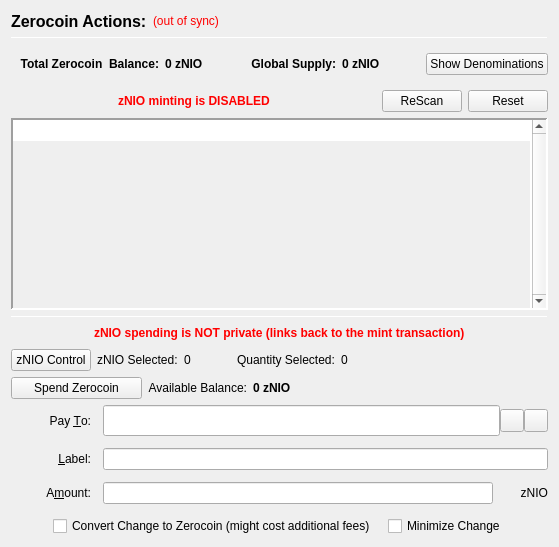
                  <widget class="QFrame" name="verticalFrameLeft">
                   <layout class="QVBoxLayout" name="verticalLayout_2">
                    <item>
                     <layout class="QVBoxLayout" name="verticalLayout_3">
                      <item>
                       <layout class="QHBoxLayout" name="horizontalLayout_3">
                        <item>
                         <widget class="QLabel" name="labelzNIOActions">
                          <property name="font">
                           <font>
                            <pointsize>12</pointsize>
                            <weight>75</weight>
                            <bold>true</bold>
                           </font>
                          </property>
                          <property name="text">
                           <string>Zerocoin Actions:</string>
                          </property>
                          <property name="alignment">
                           <set>Qt::AlignLeading|Qt::AlignLeft|Qt::AlignVCenter</set>
                          </property>
                         </widget>
                        </item>
                        <item>
                         <widget class="QLabel" name="labelzNIOSyncStatus">
                          <property name="toolTip">
                           <string>The displayed information may be out of date. Your wallet automatically synchronizes with the Nioshares network after a connection is established, but this process has not completed yet.</string>
                          </property>
                          <property name="styleSheet">
                           <string notr="true">QLabel { color: red; }</string>
                          </property>
                          <property name="text">
                           <string notr="true">(out of sync)</string>
                          </property>
                          <property name="alignment">
                           <set>Qt::AlignLeading|Qt::AlignLeft|Qt::AlignVCenter</set>
                          </property>
                         </widget>
                        </item>
                        <item>
                         <spacer name="horizontalSpacer">
                          <property name="orientation">
                           <enum>Qt::Horizontal</enum>
                          </property>
                          <property name="sizeHint" stdset="0">
                           <size>
                            <width>40</width>
                            <height>20</height>
                           </size>
                          </property>
                         </spacer>
                        </item>
                       </layout>
                      </item>
                      <item>
                       <widget class="Line" name="lineUpperLeft">
                        <property name="minimumSize">
                         <size>
                          <width>0</width>
                          <height>1</height>
                         </size>
                        </property>
                        <property name="maximumSize">
                         <size>
                          <width>16777215</width>
                          <height>1</height>
                         </size>
                        </property>
                        <property name="frameShadow">
                         <enum>QFrame::Sunken</enum>
                        </property>
                        <property name="orientation">
                         <enum>Qt::Horizontal</enum>
                        </property>
                       </widget>
                      </item>
                      <item>
                       <widget class="QFrame" name="balanceSupplyFrame">
                        <layout class="QHBoxLayout" name="horizontalLayout_2" stretch="0,0,0,1,0">
                         <property name="rightMargin">
                          <number>0</number>
                         </property>
                         <item>
                          <layout class="QHBoxLayout" name="horizontalLayout_34">
                           <item>
                            <widget class="QLabel" name="labelzAvailableText_3">
                             <property name="font">
                              <font>
                               <weight>75</weight>
                               <bold>true</bold>
                              </font>
                             </property>
                             <property name="toolTip">
                              <string>Total Balance including unconfirmed and immature zNIO</string>
                             </property>
                             <property name="text">
                              <string>Total Zerocoin  Balance:</string>
                             </property>
                             <property name="alignment">
                              <set>Qt::AlignRight|Qt::AlignTrailing|Qt::AlignVCenter</set>
                             </property>
                            </widget>
                           </item>
                           <item>
                            <widget class="QLabel" name="labelzAvailableAmount_4">
                             <property name="minimumSize">
                              <size>
                               <width>40</width>
                               <height>0</height>
                              </size>
                             </property>
                             <property name="font">
                              <font>
                               <weight>75</weight>
                               <bold>true</bold>
                              </font>
                             </property>
                             <property name="toolTip">
                              <string>Total Balance including unconfirmed and immature zNIO</string>
                             </property>
                             <property name="text">
                              <string>0 zNIO</string>
                             </property>
                             <property name="alignment">
                              <set>Qt::AlignLeading|Qt::AlignLeft|Qt::AlignVCenter</set>
                             </property>
                            </widget>
                           </item>
                          </layout>
                         </item>
                         <item>
                          <spacer name="horizontalSpacer_32">
                           <property name="orientation">
                            <enum>Qt::Horizontal</enum>
                           </property>
                           <property name="sizeHint" stdset="0">
                            <size>
                             <width>40</width>
                             <height>20</height>
                            </size>
                           </property>
                          </spacer>
                         </item>
                         <item>
                          <layout class="QHBoxLayout" name="horizontalLayout_35">
                           <item>
                            <widget class="QLabel" name="labelZsupplyText_2">
                             <property name="font">
                              <font>
                               <weight>75</weight>
                               <bold>true</bold>
                              </font>
                             </property>
                             <property name="text">
                              <string>Global Supply:</string>
                             </property>
                             <property name="alignment">
                              <set>Qt::AlignRight|Qt::AlignTrailing|Qt::AlignVCenter</set>
                             </property>
                            </widget>
                           </item>
                           <item>
                            <widget class="QLabel" name="labelZsupplyAmount_2">
                             <property name="font">
                              <font>
                               <weight>75</weight>
                               <bold>true</bold>
                              </font>
                             </property>
                             <property name="text">
                              <string>0 zNIO</string>
                             </property>
                            </widget>
                           </item>
                          </layout>
                         </item>
                         <item>
                          <spacer name="horizontalSpacer_31">
                           <property name="orientation">
                            <enum>Qt::Horizontal</enum>
                           </property>
                           <property name="sizeHint" stdset="0">
                            <size>
                             <width>40</width>
                             <height>20</height>
                            </size>
                           </property>
                          </spacer>
                         </item>
                         <item>
                          <widget class="QPushButton" name="pushButtonShowDenoms">
                           <property name="toolTip">
                            <string>Show zNIO denominations list</string>
                           </property>
                           <property name="text">
                            <string>Show Denominations</string>
                           </property>
                          </widget>
                         </item>
                        </layout>
                       </widget>
                      </item>
                      <item>
                       <layout class="QHBoxLayout" name="horizontalLayout_4">
                        <item>
                         <spacer name="horizontalSpacer_2">
                          <property name="orientation">
                           <enum>Qt::Horizontal</enum>
                          </property>
                          <property name="sizeHint" stdset="0">
                           <size>
                            <width>40</width>
                            <height>20</height>
                           </size>
                          </property>
                         </spacer>
                        </item>
                        <item>
                         <widget class="QLabel" name="label">
                          <property name="styleSheet">
                           <string notr="true">color: red;
font-weight: bold;</string>
                          </property>
                          <property name="text">
                           <string>zNIO minting is DISABLED</string>
                          </property>
                         </widget>
                        </item>
                        <item>
                         <spacer name="horizontalSpacer_3">
                          <property name="orientation">
                           <enum>Qt::Horizontal</enum>
                          </property>
                          <property name="sizeHint" stdset="0">
                           <size>
                            <width>40</width>
                            <height>20</height>
                           </size>
                          </property>
                         </spacer>
                        </item>
                        <item>
                         <widget class="QPushButton" name="pushButtonMintReset">
                          <property name="maximumSize">
                           <size>
                            <width>80</width>
                            <height>16777215</height>
                           </size>
                          </property>
                          <property name="toolTip">
                           <string>Rescan the complete blockchain for  Zerocoin mints and their meta-data.</string>
                          </property>
                          <property name="text">
                           <string>ReScan</string>
                          </property>
                         </widget>
                        </item>
                        <item>
                         <widget class="QPushButton" name="pushButtonSpentReset">
                          <property name="maximumSize">
                           <size>
                            <width>80</width>
                            <height>16777215</height>
                           </size>
                          </property>
                          <property name="toolTip">
                           <string>Reset Zerocoin Wallet DB. Deletes transactions that did not make it into the blockchain.</string>
                          </property>
                          <property name="text">
                           <string>Reset</string>
                          </property>
                         </widget>
                        </item>
                       </layout>
                      </item>
                      <item>
                       <widget class="QPlainTextEdit" name="TEMintStatus">
                        <property name="font">
                         <font>
                          <pointsize>8</pointsize>
                         </font>
                        </property>
                        <property name="toolTip">
                         <string>Status and/or Mesages from the last Mint Action.</string>
                        </property>
                        <property name="frameShape">
                         <enum>QFrame::Panel</enum>
                        </property>
                        <property name="frameShadow">
                         <enum>QFrame::Sunken</enum>
                        </property>
                        <property name="lineWidth">
                         <number>2</number>
                        </property>
                        <property name="midLineWidth">
                         <number>2</number>
                        </property>
                        <property name="verticalScrollBarPolicy">
                         <enum>Qt::ScrollBarAlwaysOn</enum>
                        </property>
                        <property name="horizontalScrollBarPolicy">
                         <enum>Qt::ScrollBarAlwaysOff</enum>
                        </property>
                        <property name="readOnly">
                         <bool>true</bool>
                        </property>
                        <property name="plainText">
                         <string notr="true"/>
                        </property>
                        <property name="backgroundVisible">
                         <bool>true</bool>
                        </property>
                       </widget>
                      </item>
                      <item>
                       <widget class="Line" name="line">
                        <property name="minimumSize">
                         <size>
                          <width>0</width>
                          <height>1</height>
                         </size>
                        </property>
                        <property name="maximumSize">
                         <size>
                          <width>16777215</width>
                          <height>1</height>
                         </size>
                        </property>
                        <property name="orientation">
                         <enum>Qt::Horizontal</enum>
                        </property>
                       </widget>
                      </item>
                      <item>
                       <layout class="QHBoxLayout" name="horizontalLayout_7">
                        <item>
                         <spacer name="horizontalSpacer_18">
                          <property name="orientation">
                           <enum>Qt::Horizontal</enum>
                          </property>
                          <property name="sizeHint" stdset="0">
                           <size>
                            <width>40</width>
                            <height>20</height>
                           </size>
                          </property>
                         </spacer>
                        </item>
                        <item>
                         <widget class="QLabel" name="label_2">
                          <property name="styleSheet">
                           <string notr="true">color: red;
font-weight: bold;</string>
                          </property>
                          <property name="text">
                           <string>zNIO spending is NOT private (links back to the mint transaction)</string>
                          </property>
                         </widget>
                        </item>
                        <item>
                         <spacer name="horizontalSpacer_30">
                          <property name="orientation">
                           <enum>Qt::Horizontal</enum>
                          </property>
                          <property name="sizeHint" stdset="0">
                           <size>
                            <width>40</width>
                            <height>20</height>
                           </size>
                          </property>
                         </spacer>
                        </item>
                       </layout>
                      </item>
                      <item>
                       <layout class="QHBoxLayout" name="horizontalLayout_24">
                        <property name="leftMargin">
                         <number>0</number>
                        </property>
                        <property name="bottomMargin">
                         <number>0</number>
                        </property>
                        <item>
                         <widget class="QPushButton" name="pushButtonZPivControl">
                          <property name="text">
                           <string>zNIO Control</string>
                          </property>
                         </widget>
                        </item>
                        <item>
                         <widget class="QLabel" name="labelzPivSelected">
                          <property name="text">
                           <string>zNIO Selected:</string>
                          </property>
                         </widget>
                        </item>
                        <item>
                         <widget class="QLabel" name="labelzPivSelected_int">
                          <property name="text">
                           <string>0</string>
                          </property>
                         </widget>
                        </item>
                        <item>
                         <spacer name="horizontalSpacer_17">
                          <property name="orientation">
                           <enum>Qt::Horizontal</enum>
                          </property>
                          <property name="sizeType">
                           <enum>QSizePolicy::Fixed</enum>
                          </property>
                          <property name="sizeHint" stdset="0">
                           <size>
                            <width>40</width>
                            <height>20</height>
                           </size>
                          </property>
                         </spacer>
                        </item>
                        <item>
                         <widget class="QLabel" name="labelQuantitySelected">
                          <property name="text">
                           <string>Quantity Selected:</string>
                          </property>
                         </widget>
                        </item>
                        <item>
                         <widget class="QLabel" name="labelQuantitySelected_int">
                          <property name="text">
                           <string>0</string>
                          </property>
                         </widget>
                        </item>
                        <item>
                         <spacer name="horizontalSpacer_19">
                          <property name="orientation">
                           <enum>Qt::Horizontal</enum>
                          </property>
                          <property name="sizeHint" stdset="0">
                           <size>
                            <width>40</width>
                            <height>20</height>
                           </size>
                          </property>
                         </spacer>
                        </item>
                       </layout>
                      </item>
                      <item>
                       <layout class="QHBoxLayout" name="horizontalLayout_6">
                        <item>
                         <widget class="QPushButton" name="pushButtonSpendzNIO">
                          <property name="minimumSize">
                           <size>
                            <width>131</width>
                            <height>0</height>
                           </size>
                          </property>
                          <property name="toolTip">
                           <string>Spend Zerocoin. Without 'Pay To:' address creates payments to yourself.</string>
                          </property>
                          <property name="text">
                           <string>Spend Zerocoin</string>
                          </property>
                         </widget>
                        </item>
                        <item>
                         <widget class="QLabel" name="labelzNIOBalanceText">
                          <property name="toolTip">
                           <string>Available (mature and spendable) zNIO for spending</string>
                          </property>
                          <property name="text">
                           <string>Available Balance:</string>
                          </property>
                          <property name="alignment">
                           <set>Qt::AlignRight|Qt::AlignTrailing|Qt::AlignVCenter</set>
                          </property>
                         </widget>
                        </item>
                        <item>
                         <widget class="QLabel" name="labelzAvailableAmount_2">
                          <property name="font">
                           <font>
                            <weight>75</weight>
                            <bold>true</bold>
                           </font>
                          </property>
                          <property name="toolTip">
                           <string>Available (mature and spendable) zNIO for spending

zNIO are mature when they have more than 20 confirmations AND more than 2 mints of the same denomination after them were minted</string>
                          </property>
                          <property name="text">
                           <string>0 zNIO</string>
                          </property>
                          <property name="alignment">
                           <set>Qt::AlignLeading|Qt::AlignLeft|Qt::AlignVCenter</set>
                          </property>
                         </widget>
                        </item>
                        <item>
                         <spacer name="horizontalSpacer_4">
                          <property name="orientation">
                           <enum>Qt::Horizontal</enum>
                          </property>
                          <property name="sizeHint" stdset="0">
                           <size>
                            <width>40</width>
                            <height>20</height>
                           </size>
                          </property>
                         </spacer>
                        </item>
                       </layout>
                      </item>
                      <item>
                       <layout class="QGridLayout" name="gridLayout_7">
                        <property name="spacing">
                         <number>12</number>
                        </property>
                        <item row="0" column="0">
                         <widget class="QLabel" name="payToLabel">
                          <property name="minimumSize">
                           <size>
                            <width>80</width>
                            <height>0</height>
                           </size>
                          </property>
                          <property name="text">
                           <string>Pay &amp;To:</string>
                          </property>
                          <property name="alignment">
                           <set>Qt::AlignRight|Qt::AlignTrailing|Qt::AlignVCenter</set>
                          </property>
                          <property name="buddy">
                           <cstring>payTo</cstring>
                          </property>
                         </widget>
                        </item>
                        <item row="0" column="1">
                         <layout class="QHBoxLayout" name="payToLayout">
                          <property name="spacing">
                           <number>0</number>
                          </property>
                          <item>
                           <widget class="QValidatedLineEdit" name="payTo">
                            <property name="enabled">
                             <bool>true</bool>
                            </property>
                            <property name="minimumSize">
                             <size>
                              <width>0</width>
                              <height>31</height>
                             </size>
                            </property>
                            <property name="toolTip">
                             <string>The Nioshares address to send the payment to. Creates local payment to yourself when empty.</string>
                            </property>
                           </widget>
                          </item>
                          <item>
                           <widget class="QToolButton" name="addressBookButton">
                            <property name="toolTip">
                             <string>Choose previously used address</string>
                            </property>
                            <property name="text">
                             <string/>
                            </property>
                            <property name="icon">
                             <iconset resource="../nioshares.qrc">
                              <normaloff>:/icons/address-book</normaloff>:/icons/address-book</iconset>
                            </property>
                            <property name="shortcut">
                             <string>Alt+A</string>
                            </property>
                           </widget>
                          </item>
                          <item>
                           <widget class="QToolButton" name="pasteButton">
                            <property name="toolTip">
                             <string>Paste address from clipboard</string>
                            </property>
                            <property name="text">
                             <string/>
                            </property>
                            <property name="icon">
                             <iconset resource="../nioshares.qrc">
                              <normaloff>:/icons/editpaste</normaloff>:/icons/editpaste</iconset>
                            </property>
                            <property name="shortcut">
                             <string>Alt+P</string>
                            </property>
                           </widget>
                          </item>
                         </layout>
                        </item>
                        <item row="1" column="0">
                         <widget class="QLabel" name="labelLabel">
                          <property name="minimumSize">
                           <size>
                            <width>80</width>
                            <height>0</height>
                           </size>
                          </property>
                          <property name="text">
                           <string>&amp;Label:</string>
                          </property>
                          <property name="alignment">
                           <set>Qt::AlignRight|Qt::AlignTrailing|Qt::AlignVCenter</set>
                          </property>
                          <property name="buddy">
                           <cstring>addAsLabel</cstring>
                          </property>
                         </widget>
                        </item>
                        <item row="1" column="1">
                         <widget class="QLineEdit" name="addAsLabel">
                          <property name="toolTip">
                           <string>Enter a label for this address to add it to the list of used addresses</string>
                          </property>
                         </widget>
                        </item>
                        <item row="2" column="0">
                         <widget class="QLabel" name="amountLabel">
                          <property name="minimumSize">
                           <size>
                            <width>80</width>
                            <height>0</height>
                           </size>
                          </property>
                          <property name="text">
                           <string>A&amp;mount:</string>
                          </property>
                          <property name="alignment">
                           <set>Qt::AlignRight|Qt::AlignTrailing|Qt::AlignVCenter</set>
                          </property>
                          <property name="buddy">
                           <cstring>zNIOpayAmount</cstring>
                          </property>
                         </widget>
                        </item>
                        <item row="2" column="1">
                         <layout class="QHBoxLayout" name="horizontalLayout_9">
                          <property name="spacing">
                           <number>0</number>
                          </property>
                          <item>
                           <widget class="QLineEdit" name="zNIOpayAmount"/>
                          </item>
                          <item>
                           <widget class="QLabel" name="labelzNIO">
                            <property name="minimumSize">
                             <size>
                              <width>55</width>
                              <height>0</height>
                             </size>
                            </property>
                            <property name="text">
                             <string>zNIO</string>
                            </property>
                            <property name="alignment">
                             <set>Qt::AlignRight|Qt::AlignTrailing|Qt::AlignVCenter</set>
                            </property>
                           </widget>
                          </item>
                         </layout>
                        </item>
                        <item row="3" column="0" colspan="2">
                         <layout class="QHBoxLayout" name="horizontalLayout_10">
                          <item>
                           <spacer name="horizontalSpacer_5">
                            <property name="orientation">
                             <enum>Qt::Horizontal</enum>
                            </property>
                            <property name="sizeHint" stdset="0">
                             <size>
                              <width>40</width>
                              <height>20</height>
                             </size>
                            </property>
                           </spacer>
                          </item>
                          <item>
                           <widget class="QCheckBox" name="checkBoxMintChange">
                            <property name="sizePolicy">
                             <sizepolicy hsizetype="MinimumExpanding" vsizetype="Fixed">
                              <horstretch>0</horstretch>
                              <verstretch>0</verstretch>
                             </sizepolicy>
                            </property>
                            <property name="layoutDirection">
                             <enum>Qt::LeftToRight</enum>
                            </property>
                            <property name="text">
                             <string>Convert Change to Zerocoin (might cost additional fees)</string>
                            </property>
                           </widget>
                          </item>
                          <item>
                           <widget class="QCheckBox" name="checkBoxMinimizeChange">
                            <property name="toolTip">
                             <string>If checked, the wallet tries to minimize the returning change instead of minimizing the number of spent denominations.</string>
                            </property>
                            <property name="text">
                             <string>Minimize Change</string>
                            </property>
                           </widget>
                          </item>
                          <item>
                           <spacer name="horizontalSpacer_6">
                            <property name="orientation">
                             <enum>Qt::Horizontal</enum>
                            </property>
                            <property name="sizeHint" stdset="0">
                             <size>
                              <width>40</width>
                              <height>20</height>
                             </size>
                            </property>
                           </spacer>
                          </item>
                         </layout>
                        </item>
                       </layout>
                      </item>
                     </layout>
                    </item>
                   </layout>
                  </widget>
